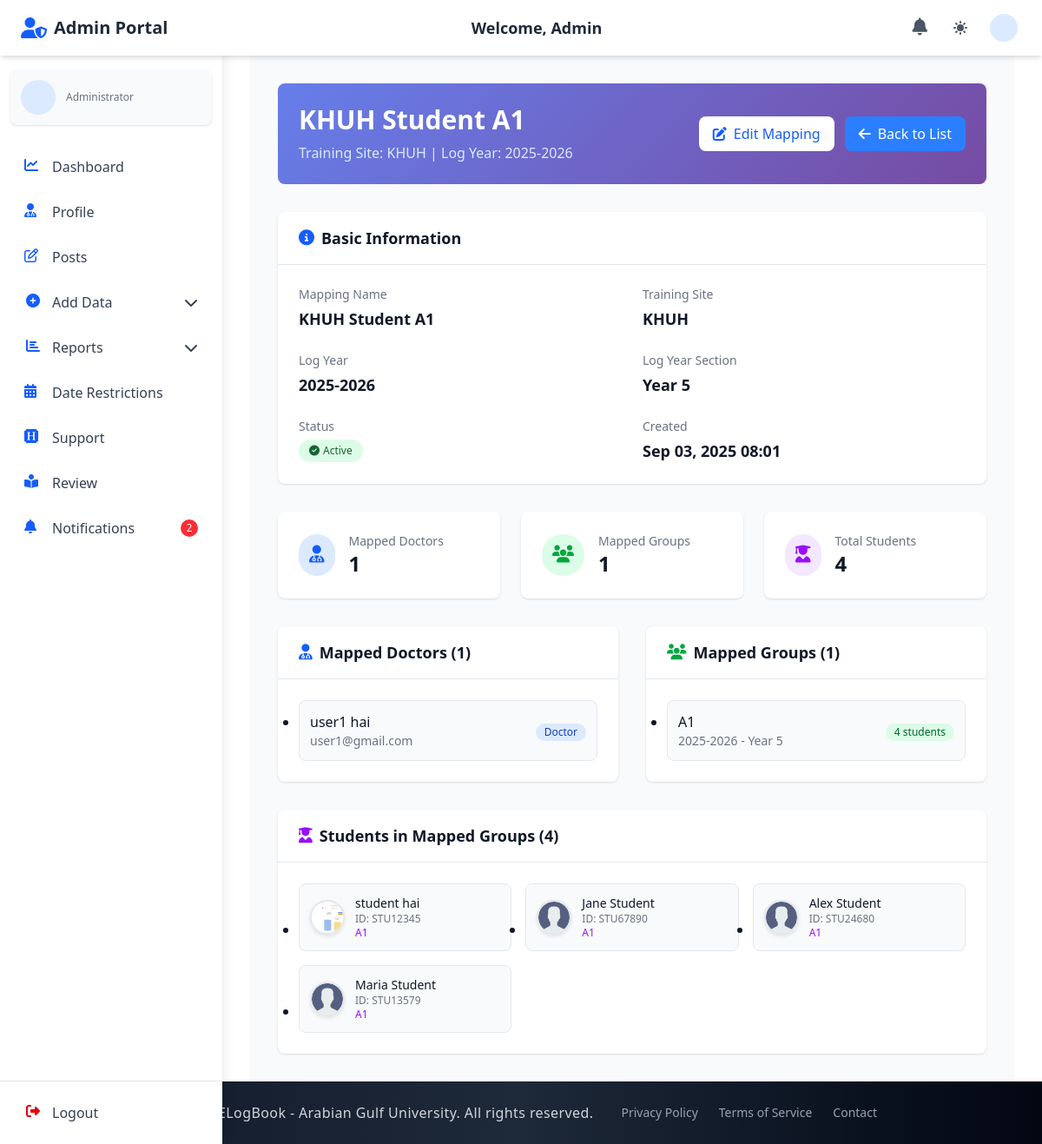
The page /admin_section/mapped-attendance/1/ (signed in) on the database its author committed.
### admin_section/models.py (models this page shows, shortened)
class MappedAttendance(models.Model):
    name = models.CharField(max_length=100, help_text="Name for this attendance mapping")
    training_site = models.ForeignKey(TrainingSite, on_delete=models.CASCADE, related_name='mapped_attendances')
    doctors = models.ManyToManyField('accounts.Doctor', blank=True, related_name='mapped_attendances')
    groups = models.ManyToManyField(Group, blank=True, related_name='mapped_attendances')
    log_year = models.ForeignKey(LogYear, on_delete=models.CASCADE, related_name='mapped_attendances')
    log_year_section = models.ForeignKey(
        LogYearSection,
        on_delete=models.SET_NULL,
        null=True,
        blank=True,
        related_name='mapped_attendances'
    )
    is_active = models.BooleanField(default=True)
    created_at = models.DateTimeField(auto_now_add=True)
    updated_at = models.DateTimeField(auto_now=True)
    class Meta:
        ordering = ['-created_at']
        verbose_name = "Mapped Attendance"
        verbose_name_plural = "Mapped Attendances"
        unique_together = ['name', 'training_site', 'log_year']

class TrainingSite(models.Model):
    name = models.CharField(max_length=100, unique=True)
    log_year = models.ForeignKey(LogYear, on_delete=models.CASCADE, related_name='training_sites')

class LogYear(models.Model):
    year_name = models.CharField(max_length=20, unique=True)

class LogYearSection(models.Model):
    year_section_name = models.CharField(max_length=20)
    year_name = models.ForeignKey(LogYear, on_delete=models.CASCADE, related_name="log_year_sections")
    is_deleted = models.BooleanField(default=False)

class Group(models.Model):
    group_name = models.CharField(max_length=50)
    log_year = models.ForeignKey(LogYear, on_delete=models.CASCADE, related_name="groups_log_year")
    log_year_section = models.ForeignKey(
        LogYearSection,
        on_delete=models.SET_NULL,
        null=True,
        blank=True,
        related_name="groups_log_year_section",
    )

### accounts/models.py (models this page shows, shortened)
class Doctor(models.Model):
    user = models.OneToOneField(
        CustomUser, on_delete=models.CASCADE, related_name="doctor_profile"
    )
    departments = models.ManyToManyField(
        "admin_section.Department", related_name="doctors", blank=True
    )

class CustomUser(AbstractUser):
    email = models.EmailField(unique=True)
    first_name = models.CharField(max_length=150, blank=True)
    last_name = models.CharField(max_length=150, blank=True)
    profile_photo = models.ImageField(
        upload_to="profiles/", blank=True, null=True, default="profiles/default.jpg"
    )
    city = models.CharField(max_length=100, blank=True)
    country = models.CharField(max_length=100, blank=True)
    phone_no = models.CharField(max_length=20, blank=True)
    bio = models.TextField(blank=True)
    speciality = models.CharField(max_length=100, blank=True)
    ROLE_CHOICES = (
        ("student", "Student"),
        ("doctor", "Doctor"),
        ("staff", "Staff"),
        ("admin", "Admin"),
    )
    ROLE_CHOICES = (
        ("defaultuser", "Default User"),
        ("student", "Student"),
        ("doctor", "Doctor"),
        ("staff", "Staff"),
        ("admin", "Admin"),
        ("pending", "Pending"),
    )
    role = models.CharField(max_length=15, choices=ROLE_CHOICES, default="defaultuser")
    groups = models.ManyToManyField(
        "auth.Group", related_name="customuser_groups", blank=True
    )
    user_permissions = models.ManyToManyField(
        "auth.Permission", related_name="customuser_permissions", blank=True
    )
    USERNAME_FIELD = "email"
    REQUIRED_FIELDS = ["username"]

class Student(models.Model):
    user = models.OneToOneField(
        CustomUser, on_delete=models.CASCADE, related_name="student"
    )
    student_id = models.CharField(max_length=30, unique=True)
    group = models.ForeignKey(
        "admin_section.Group",
        on_delete=models.SET_NULL,
        null=True,
        blank=True,
        related_name="students",
    )

### admin_section/views_file/mapped_attendance_views.py (the view)
# urls.py: path("mapped-attendance/<int:pk>/", mapped_attendance_detail, name="mapped_attendance_detail"),
@login_required
def mapped_attendance_detail(request, pk):
    mapping = get_object_or_404(
        MappedAttendance.objects.select_related(
            'training_site', 'log_year', 'log_year_section'
        ).prefetch_related('doctors__user', 'groups'),
        pk=pk
    )
    students = []
    for group in mapping.groups.all():
        group_students = group.students.select_related('user').all()
        students.extend(group_students)
    context = {
        'mapping': mapping,
        'students': students,
        'title': f'Mapped Attendance Details: {mapping.name}'
    }
    return render(request, 'admin_section/mapped_attendance_detail.html', context)

### admin_section/templates/admin_section/mapped_attendance_detail.html (shortened to what this page needs)
{% extends 'base.html' %}
{% load static %}
{% block navbar %}
  {% include 'components/admin_auth_navbar.html' %}
{% endblock %}
{% block content %}
<div class="min-h-screen bg-gray-50 dark:bg-gray-900 py-8">
  <div class="max-w-7xl mx-auto px-4 sm:px-6 lg:px-8">
    <div class="detail-card rounded-lg p-6 mb-8 text-white">
      <div class="flex items-center justify-between">
        <div>
          <h1 class="text-3xl font-bold">{{ mapping.name }}</h1>
          <p class="mt-2 text-blue-100">
            Training Site: {{ mapping.training_site.name }} | Log Year: {{ mapping.log_year.year_name }}
          </p>
        </div>
        <div class="flex space-x-3">
          <a href="{% url 'admin_section:mapped_attendance_edit' mapping.pk %}"
             class="inline-flex items-center px-4 py-2 bg-white text-blue-600 rounded-lg hover:bg-gray-100 transition-colors duration-200 font-medium">
            <i class="fas fa-edit mr-2"></i>
            Edit Mapping
          </a>
          <a href="{% url 'admin_section:mapped_attendance_list' %}"
             class="inline-flex items-center px-4 py-2 bg-blue-500 text-white rounded-lg hover:bg-blue-600 transition-colors duration-200 font-medium">
            <i class="fas fa-arrow-left mr-2"></i>
            Back to List
          </a>
        </div>
      </div>
    </div>
    <div class="bg-white dark:bg-gray-800 rounded-lg shadow-sm mb-8">
      <div class="px-6 py-4 border-b border-gray-200 dark:border-gray-700">
        <h3 class="text-lg font-semibold text-gray-900 dark:text-white flex items-center">
          <i class="fas fa-info-circle mr-2 text-blue-600"></i>
          Basic Information
        </h3>
      </div>
      <div class="p-6">
        <div class="info-grid">
          <div>
            <label class="block text-sm font-medium text-gray-500 dark:text-gray-400 mb-1">Mapping Name</label>
            <p class="text-lg font-semibold text-gray-900 dark:text-white">{{ mapping.name }}</p>
          </div>
          <div>
            <label class="block text-sm font-medium text-gray-500 dark:text-gray-400 mb-1">Training Site</label>
            <p class="text-lg font-semibold text-gray-900 dark:text-white">{{ mapping.training_site.name }}</p>
          </div>
          <div>
            <label class="block text-sm font-medium text-gray-500 dark:text-gray-400 mb-1">Log Year</label>
            <p class="text-lg font-semibold text-gray-900 dark:text-white">{{ mapping.log_year.year_name }}</p>
          </div>
          <div>
            <label class="block text-sm font-medium text-gray-500 dark:text-gray-400 mb-1">Log Year Section</label>
            <p class="text-lg font-semibold text-gray-900 dark:text-white">
              {% if mapping.log_year_section %}
                {{ mapping.log_year_section.year_section_name }}
              {% else %}
                <span class="text-gray-400">Not specified</span>
              {% endif %}
            </p>
          </div>
          <div>
            <label class="block text-sm font-medium text-gray-500 dark:text-gray-400 mb-1">Status</label>
            {% if mapping.is_active %}
              <span class="status-badge status-active">
                <i class="fas fa-check-circle mr-1"></i>Active
              </span>
            {% else %}
              <span class="status-badge status-inactive">
                <i class="fas fa-times-circle mr-1"></i>Inactive
              </span>
            {% endif %}
          </div>
          <div>
            <label class="block text-sm font-medium text-gray-500 dark:text-gray-400 mb-1">Created</label>
            <p class="text-lg font-semibold text-gray-900 dark:text-white">{{ mapping.created_at|date:"M d, Y H:i" }}</p>
          </div>
        </div>
      </div>
    </div>
    <div class="grid grid-cols-1 md:grid-cols-3 gap-6 mb-8">
      <div class="bg-white dark:bg-gray-800 rounded-lg shadow-sm p-6">
        <div class="flex items-center">
          <div class="p-3 rounded-full bg-blue-100 dark:bg-blue-900">
            <i class="fas fa-user-md text-blue-600 dark:text-blue-400 text-xl"></i>
          </div>
          <div class="ml-4">
            <p class="text-sm font-medium text-gray-500 dark:text-gray-400">Mapped Doctors</p>
            <p class="text-2xl font-bold text-gray-900 dark:text-white">{{ mapping.doctors.count }}</p>
          </div>
        </div>
      </div>
      <div class="bg-white dark:bg-gray-800 rounded-lg shadow-sm p-6">
        <div class="flex items-center">
          <div class="p-3 rounded-full bg-green-100 dark:bg-green-900">
            <i class="fas fa-users text-green-600 dark:text-green-400 text-xl"></i>
          </div>
          <div class="ml-4">
            <p class="text-sm font-medium text-gray-500 dark:text-gray-400">Mapped Groups</p>
            <p class="text-2xl font-bold text-gray-900 dark:text-white">{{ mapping.groups.count }}</p>
          </div>
        </div>
      </div>
      <div class="bg-white dark:bg-gray-800 rounded-lg shadow-sm p-6">
        <div class="flex items-center">
          <div class="p-3 rounded-full bg-purple-100 dark:bg-purple-900">
            <i class="fas fa-user-graduate text-purple-600 dark:text-purple-400 text-xl"></i>
          </div>
          <div class="ml-4">
            <p class="text-sm font-medium text-gray-500 dark:text-gray-400">Total Students</p>
            <p class="text-2xl font-bold text-gray-900 dark:text-white">{{ students|length }}</p>
          </div>
        </div>
      </div>
    </div>
    <div class="grid grid-cols-1 lg:grid-cols-2 gap-8">
      <div class="bg-white dark:bg-gray-800 rounded-lg shadow-sm">
        <div class="px-6 py-4 border-b border-gray-200 dark:border-gray-700">
          <h3 class="text-lg font-semibold text-gray-900 dark:text-white flex items-center">
            <i class="fas fa-user-md mr-2 text-blue-600"></i>
            Mapped Doctors ({{ mapping.doctors.count }})
          </h3>
        </div>
        <div class="p-6">
          {% if mapping.doctors.exists %}
            <div class="space-y-3">
              {% for doctor in mapping.doctors.all %}
                <div class="list-item">
                  <div class="flex items-center justify-between">
                    <div>
                      <p class="font-medium text-gray-900 dark:text-white">
                        {{ doctor.user.get_full_name|default:doctor.user.username }}
                      </p>
                      <p class="text-sm text-gray-500 dark:text-gray-400">
                        {{ doctor.user.email }}
                      </p>
                    </div>
                    <div class="text-right">
                      <span class="inline-flex items-center px-2.5 py-0.5 rounded-full text-xs font-medium bg-blue-100 text-blue-800">
                        Doctor
                      </span>
                    </div>
                  </div>
                </div>
              {% endfor %}
            </div>
          {% else %}
            <div class="text-center py-8">
              <i class="fas fa-user-md text-gray-400 text-3xl mb-3"></i>
              <p class="text-gray-500 dark:text-gray-400">No doctors mapped to this training site</p>
            </div>
          {% endif %}
        </div>
      </div>
      <div class="bg-white dark:bg-gray-800 rounded-lg shadow-sm">
        <div class="px-6 py-4 border-b border-gray-200 dark:border-gray-700">
          <h3 class="text-lg font-semibold text-gray-900 dark:text-white flex items-center">
            <i class="fas fa-users mr-2 text-green-600"></i>
            Mapped Groups ({{ mapping.groups.count }})
          </h3>
        </div>
        <div class="p-6">
          {% if mapping.groups.exists %}
            <div class="space-y-3">
              {% for group in mapping.groups.all %}
                <div class="list-item">
                  <div class="flex items-center justify-between">
                    <div>
                      <p class="font-medium text-gray-900 dark:text-white">
                        {{ group.group_name }}
                      </p>
                      <p class="text-sm text-gray-500 dark:text-gray-400">
                        {{ group.log_year.year_name }}
                        {% if group.log_year_section %}
                          - {{ group.log_year_section.year_section_name }}
                        {% endif %}
                      </p>
                    </div>
                    <div class="text-right">
                      <span class="inline-flex items-center px-2.5 py-0.5 rounded-full text-xs font-medium bg-green-100 text-green-800">
                        {{ group.students.count }} student{{ group.students.count|pluralize }}
                      </span>
                    </div>
                  </div>
                </div>
              {% endfor %}
            </div>
          {% else %}
            <div class="text-center py-8">
              <i class="fas fa-users text-gray-400 text-3xl mb-3"></i>
              <p class="text-gray-500 dark:text-gray-400">No groups mapped to this training site</p>
            </div>
          {% endif %}
        </div>
      </div>
    </div>
    {% if students %}
      <div class="bg-white dark:bg-gray-800 rounded-lg shadow-sm mt-8">
        <div class="px-6 py-4 border-b border-gray-200 dark:border-gray-700">
          <h3 class="text-lg font-semibold text-gray-900 dark:text-white flex items-center">
            <i class="fas fa-user-graduate mr-2 text-purple-600"></i>
            Students in Mapped Groups ({{ students|length }})
          </h3>
        </div>
        <div class="p-6">
          <div class="grid grid-cols-1 md:grid-cols-2 lg:grid-cols-3 gap-4">
            {% for student in students %}
              <div class="list-item">
                <div class="flex items-center">
                  <div class="flex-shrink-0">
                    <div class="student-avatar w-10 h-10 rounded-full overflow-hidden border-2 border-gray-200 dark:border-gray-600">
                      {% if student.user.profile_photo %}
                        <img src="{{ student.user.profile_photo.url }}"
                             alt="{{ student.user.get_full_name|default:student.user.username }}"
                             class="w-full h-full object-cover">
                      {% else %}
                        <div class="avatar-initials w-full h-full flex items-center justify-center">
                          <span class="text-white font-semibold text-xs">
                            {{ student.user.get_full_name|default:student.user.username|first|upper }}
                          </span>
                        </div>
                      {% endif %}
                    </div>
                  </div>
                  <div class="ml-3 flex-1">
                    <p class="text-sm font-medium text-gray-900 dark:text-white">
                      {{ student.user.get_full_name|default:student.user.username }}
                    </p>
                    <p class="text-xs text-gray-500 dark:text-gray-400">
                      ID: {{ student.student_id }}
                    </p>
                    <p class="text-xs text-purple-600 dark:text-purple-400">
                      {{ student.group.group_name }}
                    </p>
                  </div>
                </div>
              </div>
            {% endfor %}
          </div>
        </div>
      </div>
    {% endif %}
  </div>
</div>
{% endblock %}

### rows shown on the page
MappedAttendance: name "KHUH Student A1", training_site.name "KHUH", log_year.year_name "2025-2026", log_year_section.year_section_name "Year 5", created_at "Sep 03, 2025 08:01", doctors.count "1", groups.count "1"
Doctor: user.get_full_name "user1 hai", user.email "user1@gmail.com"
Group: group_name "A1", log_year.year_name "2025-2026", log_year_section.year_section_name "Year 5", students.count "4"
Student: user.profile_photo (picture), user.get_full_name "student hai", student_id "STU12345", group.group_name "A1"
Student: user.profile_photo (placeholder picture), user.get_full_name "Jane Student", student_id "STU67890", group.group_name "A1"
Student: user.profile_photo (placeholder picture), user.get_full_name "Alex Student", student_id "STU24680", group.group_name "A1"
Student: user.profile_photo (placeholder picture), user.get_full_name "Maria Student", student_id "STU13579", group.group_name "A1"

### other values the page prints
{{ admin_unread_notifications_count }} "2"
{{ students|length }} "4"
